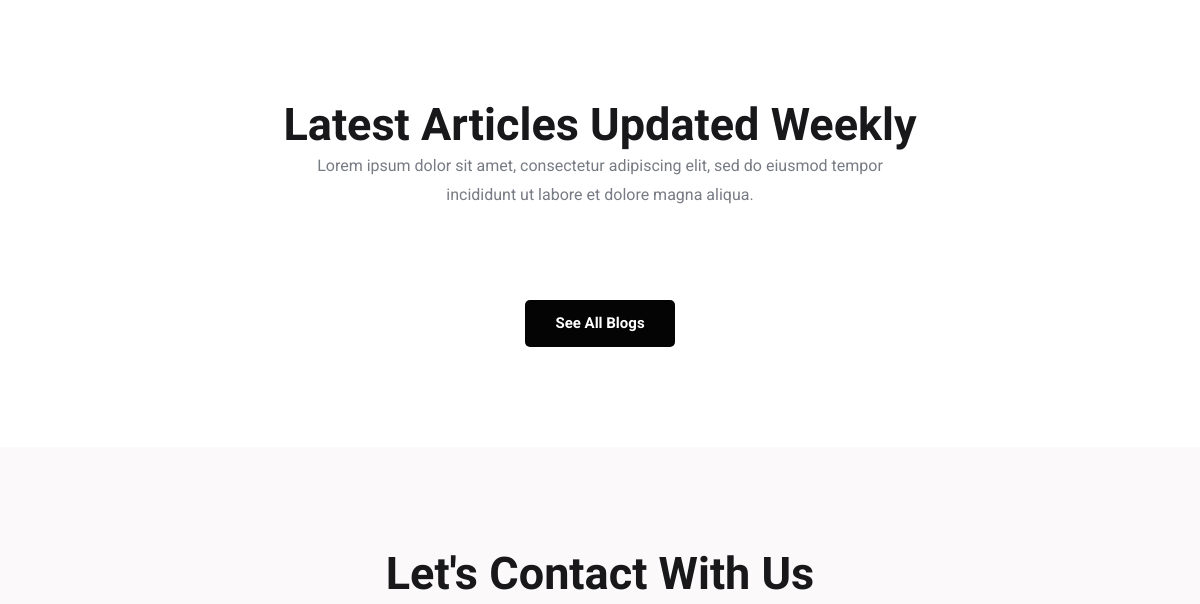
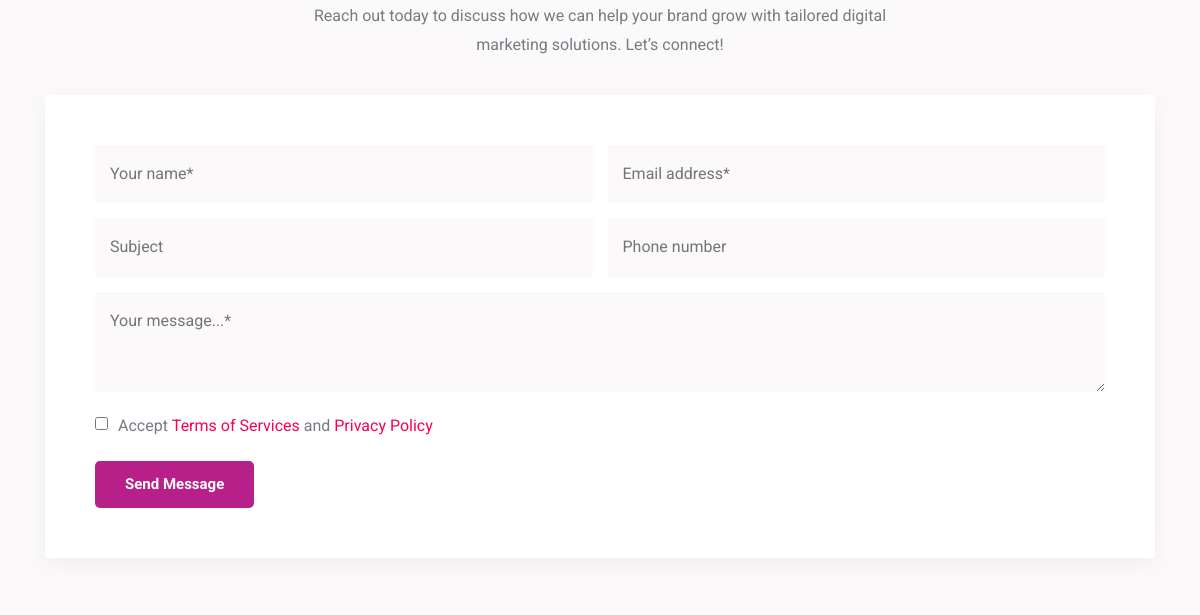
Before: / (middle part) with the older database file (2 pictures, top to bottom).
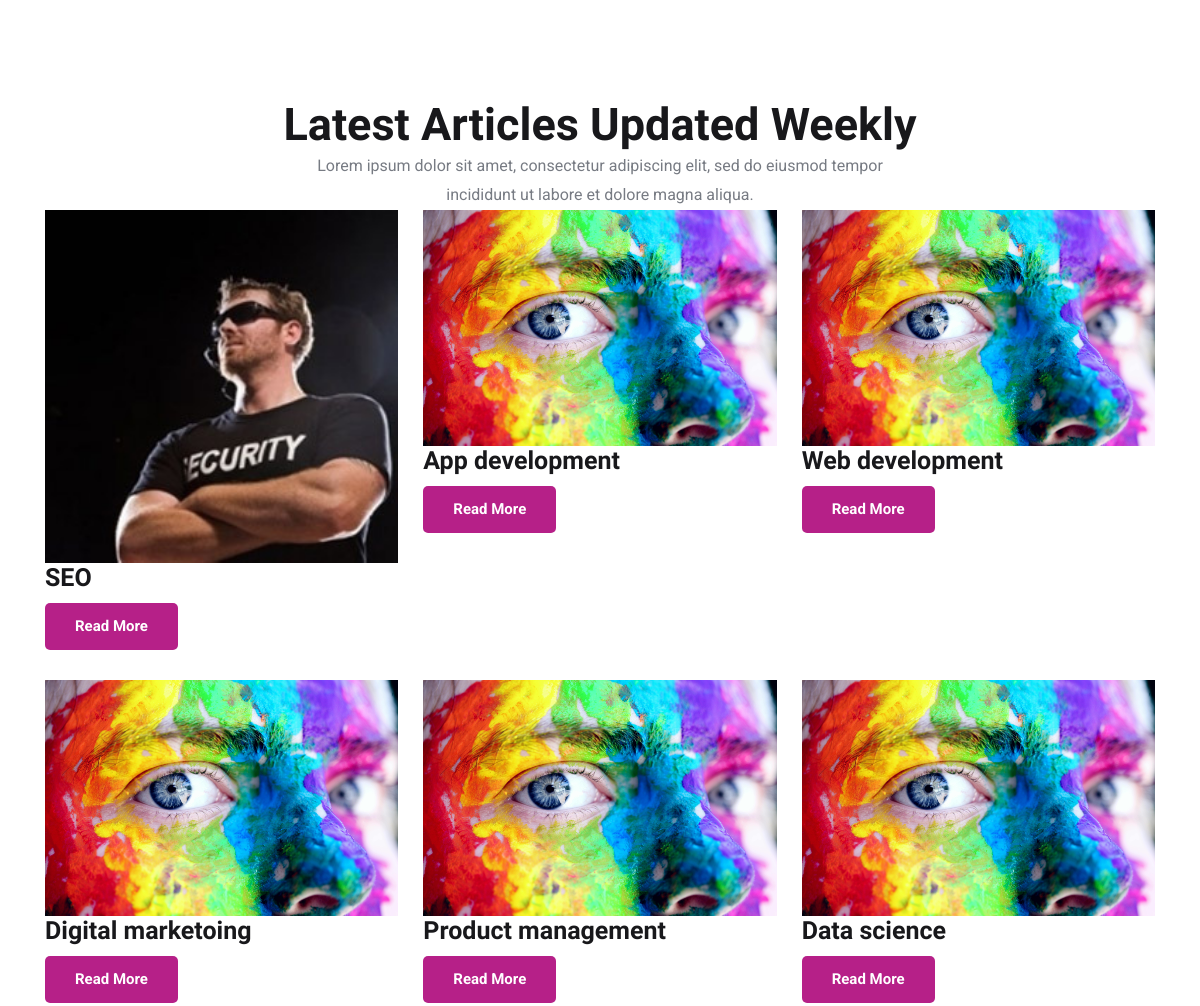
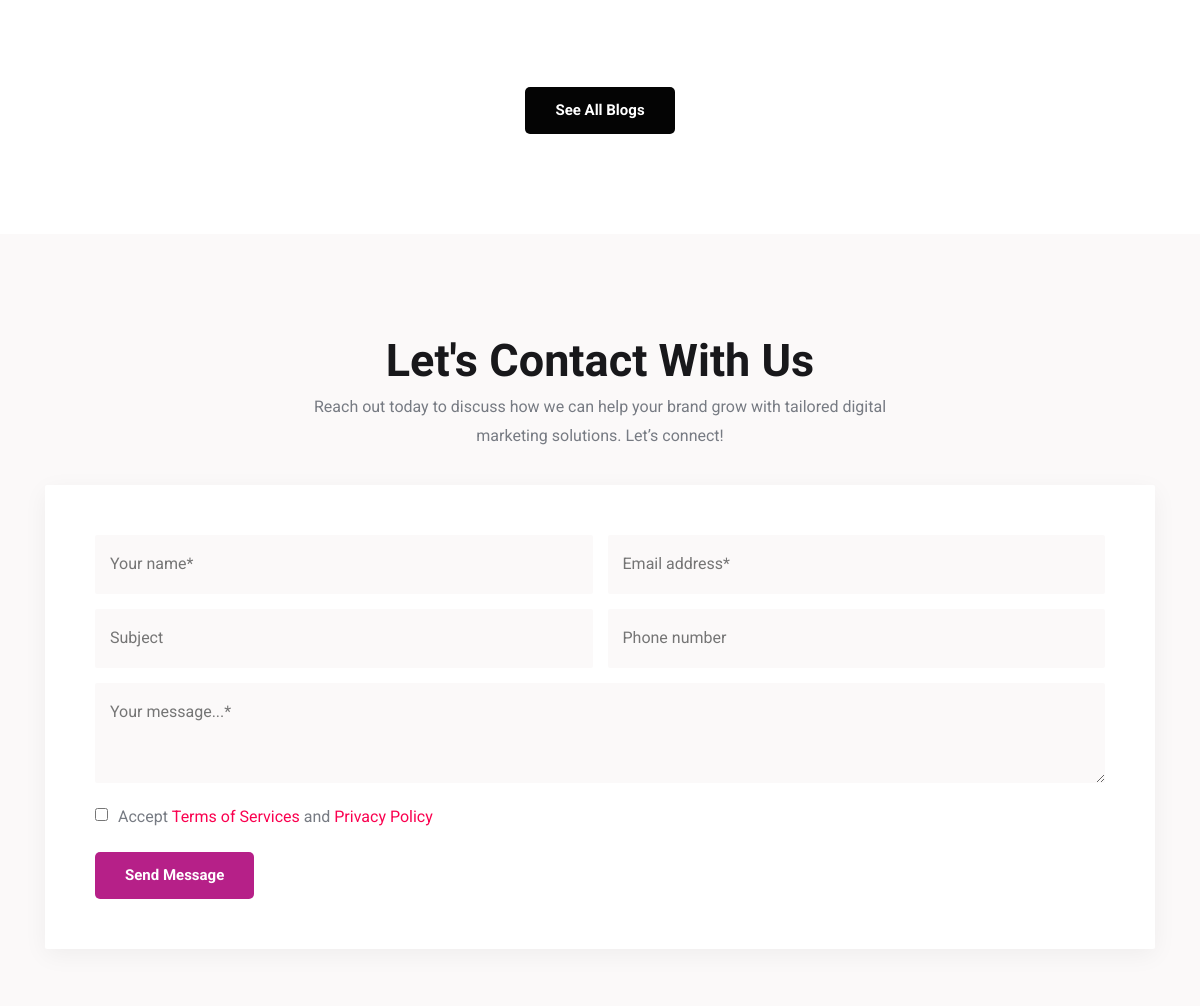
After: the same page with the newer database file (2 pictures, top to bottom).
### digital/models.py (models this page shows, shortened)
class BlogPost(models.Model):
    title = models.CharField(max_length=200)
    content = models.TextField()
    slug = models.SlugField(unique=True)
    image = models.ImageField(upload_to='blog_images/', blank=True, null=True)
    created_at = models.DateTimeField(auto_now_add=True)
    published = models.BooleanField(default=True)

### digital/views.py (the view)
# urls.py: path("", views.home, name="home"),
def home(request):
    latest_blogs = BlogPost.objects.filter(published=True).order_by('-created_at')[:6]  # show latest 3
    return render(request, "a.html", {'posts': latest_blogs})

### digital/templates/a.html (shortened to what this page needs)
  {% load static %}
  <!DOCTYPE html>
  <html lang="en">
  <head>
    <link rel="stylesheet" href="{% static 'b.css' %}">
  </head>
  <body id="top">
    <main>
      <article>
  <section class="section blog" id="blog" aria-label="blog">
    <div class="container">
      <h2 class="h2 section-title">Latest Articles Updated Weekly</h2>
      <p class="section-text">
        Lorem ipsum dolor sit amet, consectetur adipiscing elit, sed do eiusmod tempor incididunt ut labore et dolore magna aliqua.
      </p>
      <ul class="grid-list">
        {% for blog in posts %}
        <li>
          <div class="blog-card">
            <figure class="card-banner img-holder">
              <a href="{% url 'blog_detail' slug=blog.slug %}">
                {% if blog.image %}
                  <img src="{{ blog.image.url }}" loading="lazy" alt="{{ blog.title }}" class="img-cover">
                {% else %}
                  <img src="{% static 'images/placeholder.jpg' %}" loading="lazy"
                      alt="No image available" class="img-cover">
                {% endif %}
              </a>
            </figure>
            <div class="card-content">
              <h3 class="h3">
                <a href="{% url 'blog_detail' slug=blog.slug %}" class="card-title">
                  {{ blog.title }}
                </a>
              </h3>
              <a href="{% url 'blog_detail' slug=blog.slug %}" class="btn btn-primary" style="margin-top:10px;">Read More</a>
            </div>
          </div>
        </li>
        {% endfor %}
      </ul>
      <div style="display:flex; justify-content: center; margin-top:90px;">
        <a href="{% url 'blog_list' %}" class="btn btn-secondary" >See All Blogs</a>
      </div>
    </div>
  </section>
        <section class="section contact" id="contact" aria-label="contact">
          <div class="container">
            <h2 class="h2 section-title">Let's Contact With Us</h2>
            <p class="section-text">
              Reach out today to discuss how we can help your brand grow with tailored digital marketing solutions. Let’s connect!
            </p>
            <form action="{% url 'submit' %}" method="post" class="contact-form">
              <div class="input-wrapper">
                <input type="text" name="name" aria-label="name" placeholder="Your name*" required class="input-field">
                <input type="email" name="email" aria-label="email" placeholder="Email address*" required
                  class="input-field">
              </div>
              <div class="input-wrapper">
                <input type="text" name="subject" aria-label="subject" placeholder="Subject" class="input-field">
                <input type="number" name="phone" aria-label="phone" placeholder="Phone number" class="input-field">
              </div>
              <textarea name="message" aria-label="message" placeholder="Your message...*" required
                class="input-field"></textarea>
              <div class="checkbox-wrapper">
                <input type="checkbox" name="terms_and_policy" id="terms" required class="checkbox">
                <label for="terms" class="label">
                  Accept <a href="#" class="label-link">Terms of Services</a> and <a href="#" class="label-link">Privacy
                    Policy</a>
                </label>
              </div>
              <button type="submit" class="btn btn-primary">Send Message</button>
            </form>
            <ul class="contact-list">
              <li class="contact-item">
                <div class="contact-card">
                </div>
              </li>
              <li class="contact-item">
                <div class="contact-card">
                </div>
              </li>
              <li class="contact-item">
                <div class="contact-card">
                </div>
              </li>
            </ul>
          </div>
        </section>
      </article>
    </main>
  </body>
  </html>

Changed rows visible on the page:
added BlogPost: image (picture), title "SEO"
added BlogPost: image (picture), title "App development"
added BlogPost: image (picture), title "Web development"
added BlogPost: image (picture), title "Digital marketoing"
added BlogPost: image (picture), title "Product management"
added BlogPost: image (picture), title "Data science"
